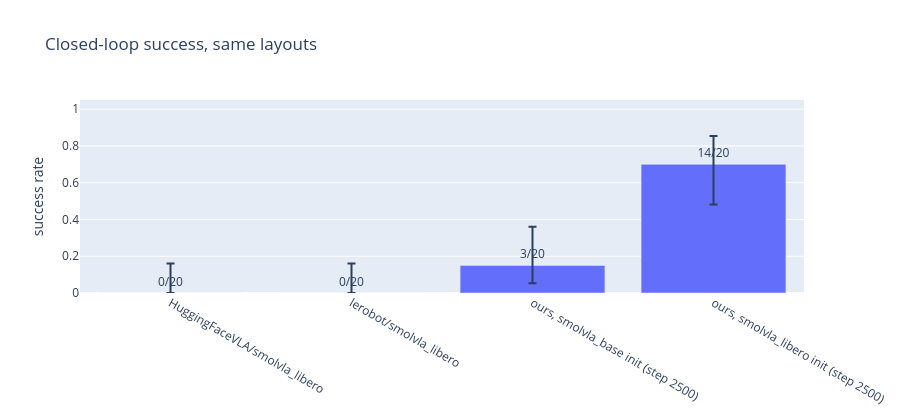

The notebook cell saved with this chart:
### Code cell
success_figure(summary).show()

### Figure 1 — Plotly figure (JSON) as saved in the notebook; plotly's stock layout.template omitted (floating-point values rounded to 4 significant figures)
{"data": [{"error_y": {"array": [0.1611, 0.1611, 0.2104, 0.1545], "arrayminus": [0.0, 0.0, 0.09763, 0.219], "symmetric": false, "type": "data"}, "text": ["0/20", "0/20", "3/20", "14/20"], "textposition": "outside", "type": "bar", "x": ["HuggingFaceVLA/smolvla_libero", "lerobot/smolvla_libero", "ours, smolvla_base init (step 2500)", "ours, smolvla_libero init (step 2500)"], "y": [0.0, 0.0, 0.15, 0.7]}], "layout": {"height": 420, "title": {"text": "Closed-loop success, same layouts"}, "yaxis": {"range": [0, 1.05], "title": {"text": "success rate"}}}}
